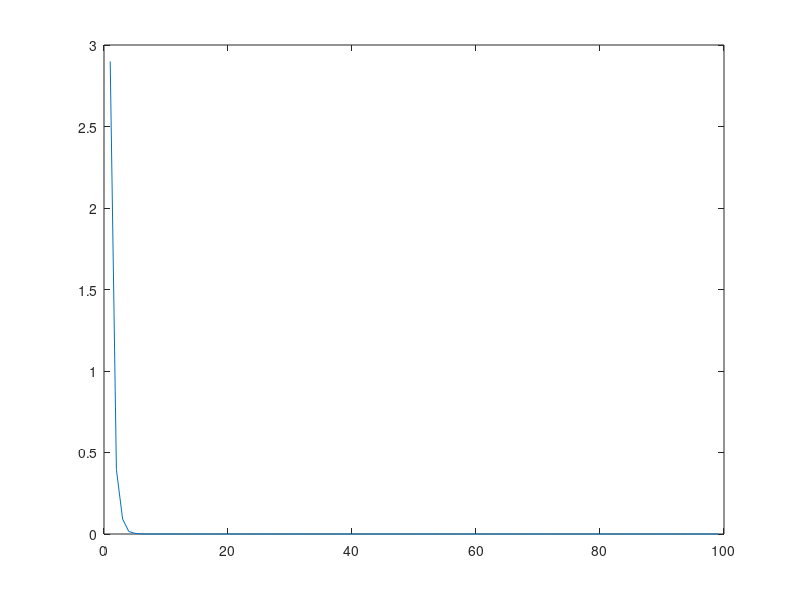

MATLAB code for this plot:
clear;clc;close all;
clear all
close all
clc

%%%% 4 阶extended模型

A=[0 1 0 0;
    -28 -3.67 0 0;
    0 0 -1 pi/5;
    0 0 pi/5 -1];
Atest =  [-0.1 pi/5;
    pi/5 -0.1];
B1=[0;3.33; 0; 0];B2=[0;3.33; 0; 0];
% 
% 
% M=1396;
% Iz=1750;
% a=1.25;
% b=1.32;
% Cf=100700;
% Cr=86240;
% G=20.04;
% % vmax=20;
% % vmin=10;
% vx = 10;
% 
% a11=-(Cf+Cr)/(M*vx);
% a12=-(a*Cf-b*Cr)/(M*vx);
% a21=-(a*Cf-b*Cr)/(Iz*vx);
% a22=-(a^2*Cf+b^2*Cr)/(Iz*vx);
% a23 = (Cf+Cr)/(M);
% a43 = (a*Cf-b*Cr)/(Iz);
% 
% A=[0 1 0 0; 0 a11  a23  a12; 0 0 0 1; 0 a21 a43 a22];
% B1=[0;Cf/(M*G);0;a*Cf/(Iz*G)]; 
% B2=[0;Cf/(M*G);0;a*Cf/(Iz*G)]; 
Q1=diag([1,2,1,1]);R1=1;
Q2=diag([2,1,1,1]);R2=1;

P1=[1 0.1 1 1;
    0.1 1 1 1;
    1 1 1 1;
    1 1 1 1];
P2=[1 0.1 1 1;
    0.1 1 1 1;
    1 1 1 1;
    1 1 1 1];
ite=1;%iteMax=10;%20000;
iteMax=100;
maxN=1;
%while ((maxN > 10e-3 )&& (ite<iteMax)  ) ???
%while  maxN > 10e-2
while  ite<iteMax
A22=A-B1*inv(R1)*B1'*P1;
A11=A-B2*inv(R2)*B2'*P2;

[K2,P2,E2] = lqr(A22, B2, Q2, R2);
[K1,P1,E1] = lqr(A11, B1, Q1, R1);

A1L=A-B2*inv(R2)*B2'*P2;
A2L=A-B1*inv(R1)*B1'*P1;

N1L=A1L'*P1+P1*A1L-P1*B1*inv(R1)*B1'*P1+Q1;
N2L=A2L'*P2+P2*A2L-P2*B2*inv(R2)*B2'*P2+Q2;
maxN(ite) = max( norm(N1L,inf) ,norm(N2L,inf));
ite=ite+1
end
P1
P2
K1=inv(R1)*B1'*P1
K2=inv(R2)*B2'*P2
plot(maxN);

% K1=[0.393319893190329,0.273132129507922,6.846359012049240,0.370579686724889];
% K2=[1.074569931823545,0.173956392036126,6.040823516941583,0.355848388389530];

% A=[0 1 0; 0 0 1;-35 -27 -9];
% B=[0 0 1]';
% Q=[1 0 0;0 1 0;0 0 1];
% R=[1];
% 
% [K P E] = lqr(A, B, Q, R)
% 
%  eigenvalue=diag(P);
% 
%  lamda=max(eigenvalue)%P的最大特征值
% A=[0 1;0 0];
% 
% B1=[0;1];B2=[1;1];
% 
% R1=0.5;R2=2;
% Q1=[6 10;10 18];
% Q2=[6 13;13 30]

% %%%%%%%%%%%%%%%%% 2 order
% A=[0 1;-28 -3.67];B1=[0;3.33];B2=[0;3.33];
% R1=1;R2=1;
% Q1=[1 0;0 1];
% Q2=[2 0;0 1];
% 
% P1=[1 0.1;0.1 1];P2=[1 1;1 1];
% ite=1;%iteMax=10;%20000;
% iteMax=100;
% maxN=1;
% %while ((maxN > 10e-3 )&& (ite<iteMax)  ) ???
% %while  maxN > 10e-2
% while  ite<iteMax
% A22=A-B1*inv(R1)*B1'*P1;
% A11=A-B2*inv(R2)*B2'*P2;
% 
% [K2,P2,E2] = lqr(A22, B2, Q2, R2);
% [K1,P1,E1] = lqr(A11, B1, Q1, R1);
% 
% A1L=A-B2*inv(R2)*B2'*P2;
% A2L=A-B1*inv(R1)*B1'*P1;
% 
% N1L=A1L'*P1+P1*A1L-P1*B1*inv(R1)*B1'*P1+Q1;
% N2L=A2L'*P2+P2*A2L-P2*B2*inv(R2)*B2'*P2+Q2;
% maxN(ite) = max( norm(N1L,inf) ,norm(N2L,inf));
% ite=ite+1
% end
% P1
% P2
% K1=inv(R1)*B1'*P1
% K2=inv(R2)*B2'*P2
% plot(maxN);

%%%  K1 =    0.3429    0.2872  
%%%  K2 =    0.1698    0.8539

% K1 = [0.058445855837018,0.323523976928711];
% K2 = [0.117295148012668,0.335866825739659];
